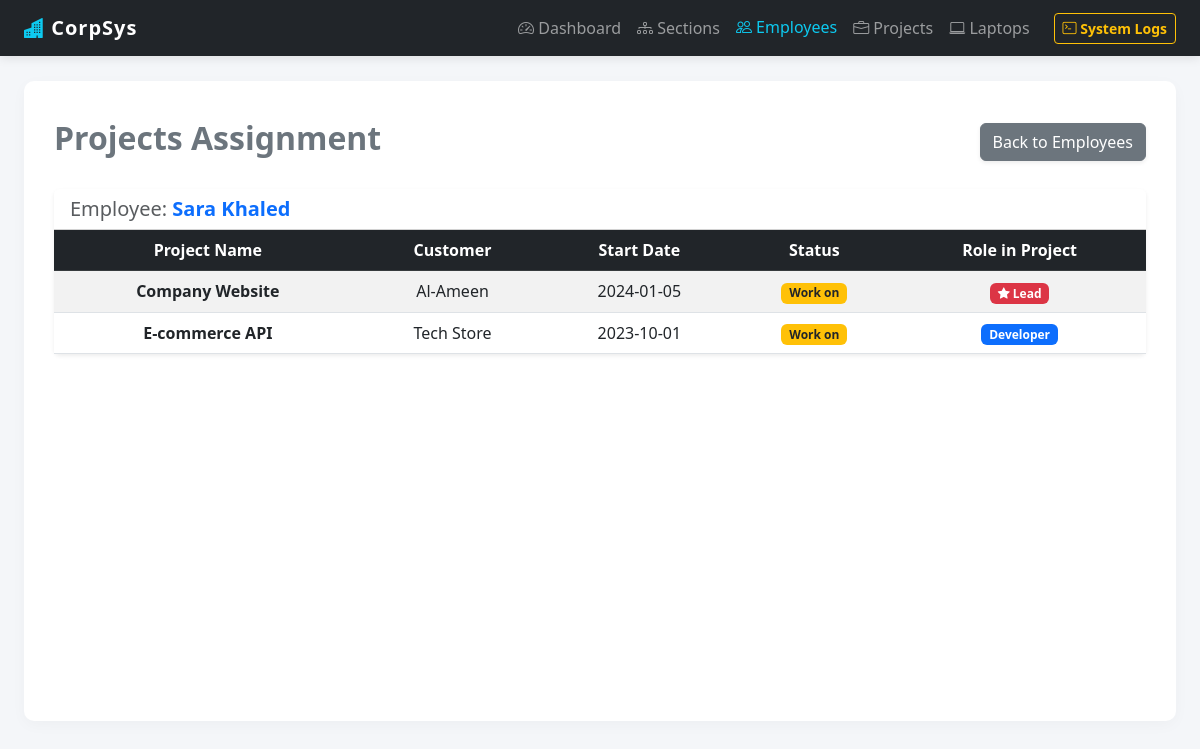
The app's page /index.php?page=employees&action=projects&id=2 with its own data.
### tables this page shows
CREATE TABLE employees(
    id INT AUTO_INCREMENT PRIMARY KEY,
    full_name VARCHAR(255) NOT NULL,
    email VARCHAR(255) NOT NULL UNIQUE,
    phone_number VARCHAR(50) NOT NULL UNIQUE,
    date_start DATE NOT NULL,
    section_id INT NOT NULL,
     
    FOREIGN KEY(section_id) REFERENCES sections(id) ON DELETE RESTRICT
);

CREATE TABLE project_employee(
    id INT AUTO_INCREMENT PRIMARY KEY,
    employee_id INT NOT NULL,
    project_id INT NOT NULL,
    role ENUM('developer', 'tester', 'lead') NOT NULL,
     
    UNIQUE(employee_id, project_id),
     
    FOREIGN KEY(employee_id) REFERENCES employees(id) ON DELETE CASCADE,
    FOREIGN KEY(project_id) REFERENCES projects(id) ON DELETE CASCADE
);

CREATE TABLE projects(
    id INT AUTO_INCREMENT PRIMARY KEY,
    name VARCHAR(255) NOT NULL,
    customer_name VARCHAR(255) NOT NULL,
    date_start DATE NOT NULL,
    status ENUM
        ('Work on', 'Done') NOT NULL
);

### src/Repositories/EmployeeRepository.php (called while the page is built, shortened)
<?php
class EmployeeRepository {
    private PDO $pdo;
    public function __construct(PDO $pdo) { $this->pdo = $pdo;}
    public function findById(int $id): ?Employee {
        $stmt = $this->pdo->prepare("SELECT * FROM employees WHERE id = :id LIMIT 1");
        $stmt->execute([':id' => $id]);
        $row = $stmt->fetch();
        return new Employee(
            $row['full_name'],
            $row['email'],
            $row['phone_number'],
            $row['date_start'],
            (int)$row['section_id'],
            (int)$row['id']
        );
    }
}

### src/AutoLoad.php (called while the page is built, shortened)
<?php
spl_autoload_register(function (string $class): void {
    $folders = ['Entities', 'DataBase', 'Exceptions', 'Repositories', 'Services','Utlis'];
    foreach ($folders as $folder) {
        $file = __DIR__ . "/{$folder}/{$class}.php";
        if (is_file($file)) {
            return;
        }
    }
});

### src/Entities/Employee.php (called while the page is built, shortened)
<?php
class Employee{
    private string $full_name;
    public function __construct(string $full_name,string $email,string $phone_number,string $date_start,int $section_id,int $id=0) {
        $this->full_name=$full_name;
    }
    public function getFullName(): string{return $this->full_name;}
}

### src/Repositories/ProjectRepository.php (called while the page is built, shortened)
<?php
class ProjectRepository {
    private PDO $pdo;
    public function __construct(PDO $pdo) {$this->pdo = $pdo;}
    public function getProjectsByEmployeeId(int $employeeId): array {
        $sql = "SELECT p.*, pe.role
                FROM project_employee pe
                JOIN projects p ON pe.project_id = p.id
                WHERE pe.employee_id = :employee_id
                ORDER BY p.id DESC";
        $stmt = $this->pdo->prepare($sql);
        $stmt->execute([':employee_id' => $employeeId]);
        return $stmt->fetchAll();
    }
}

### views/Employees/projects.php (the view, shortened to what this page needs)
<div class="d-flex justify-content-between align-items-center mb-4 mt-2">
    <h2 class="text-secondary fw-bold">Projects Assignment</h2>
    <a href="index.php?page=employees&action=list" class="btn btn-secondary shadow-sm">Back to Employees</a>
</div>
<div class="card shadow-sm border-0 mb-4">
    <div class="card-header bg-white">
        <h5 class="mb-0 text-muted">Employee: <span class="text-primary fw-bold"><?= htmlspecialchars($employee->getFullName()) ?></span></h5>
    </div>
    <div class="card-body p-0">
        <div class="table-responsive">
            <table class="table table-hover table-striped text-center mb-0 align-middle">
                <thead class="table-dark">
                    <tr>
                        <th>Project Name</th>
                        <th>Customer</th>
                        <th>Start Date</th>
                        <th>Status</th>
                        <th>Role in Project</th>
                    </tr>
                </thead>
                <tbody>
                    <?php if (!empty($projects)): ?>
                        <?php foreach ($projects as $proj): ?>
                            <tr>
                                <td class="fw-bold"><?= htmlspecialchars((string)$proj['name']) ?></td>
                                <td><?= htmlspecialchars((string)$proj['customer_name']) ?></td>
                                <td><?= htmlspecialchars((string)$proj['date_start']) ?></td>
                                <td>
                                    <?php if ($proj['status'] === 'Done'): ?>
                                        <span class="badge bg-success">Done</span>
                                    <?php else: ?>
                                        <span class="badge bg-warning text-dark">Work on</span>
                                    <?php endif; ?>
                                </td>
                                <td>
                                    <?php if ($proj['role'] === 'lead'): ?>
                                        <span class="badge bg-danger"><i class="bi bi-star-fill"></i> Lead</span>
                                    <?php elseif ($proj['role'] === 'developer'): ?>
                                        <span class="badge bg-primary">Developer</span>
                                    <?php else: ?>
                                        <span class="badge bg-info text-dark">Tester</span>
                                    <?php endif; ?>
                                </td>
                            </tr>
                        <?php endforeach; ?>
                    <?php endif; ?>
                </tbody>
            </table>
        </div>
    </div>
</div>

### views/layout/master.php (style rules this page uses)
body { background-color: #f4f6f9; font-family: 'Segoe UI', Tahoma, Geneva, Verdana, sans-serif; }

### records on screen
employees: full_name "Sara Khaled"
project_employee: project.name "Company Website", project.customer_name "Al-Ameen", project.date_start "2024-01-05", role "lead" (drawn)
project_employee: project.name "E-commerce API", project.customer_name "Tech Store", project.date_start "2023-10-01", role "Developer"
